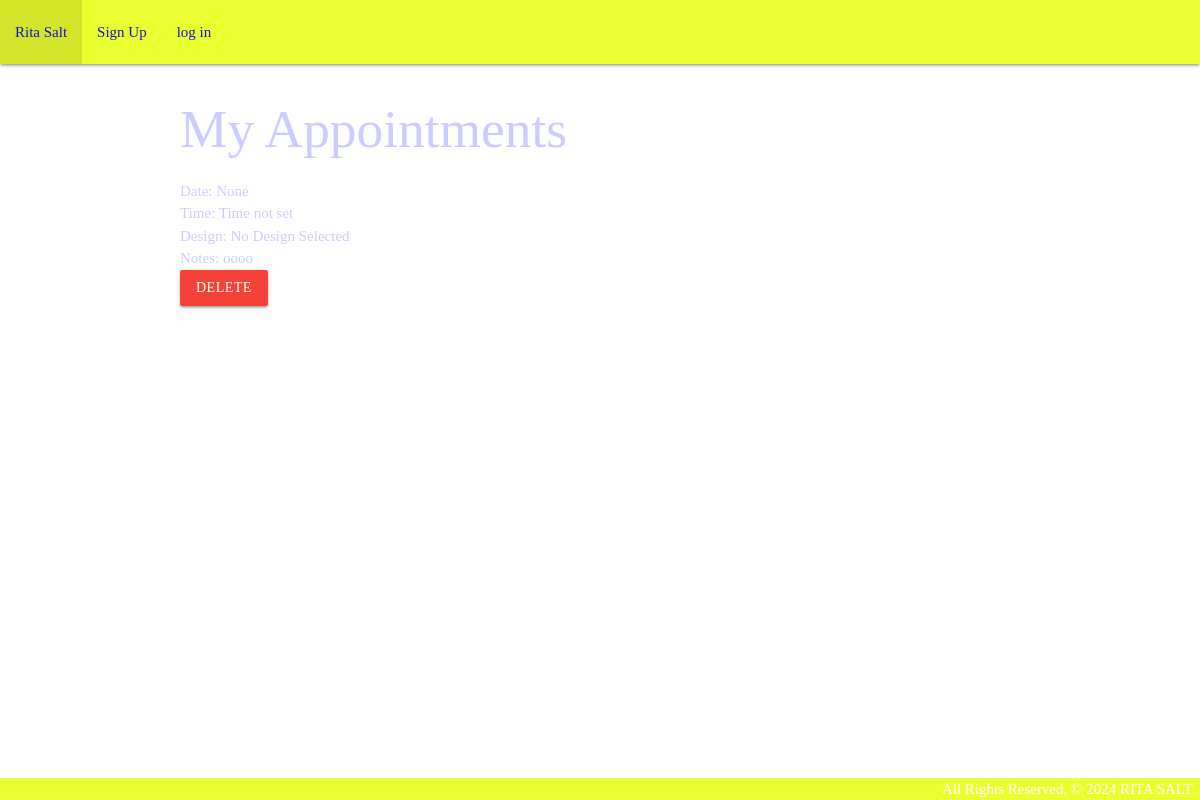
The app's page /appointments/, older data.
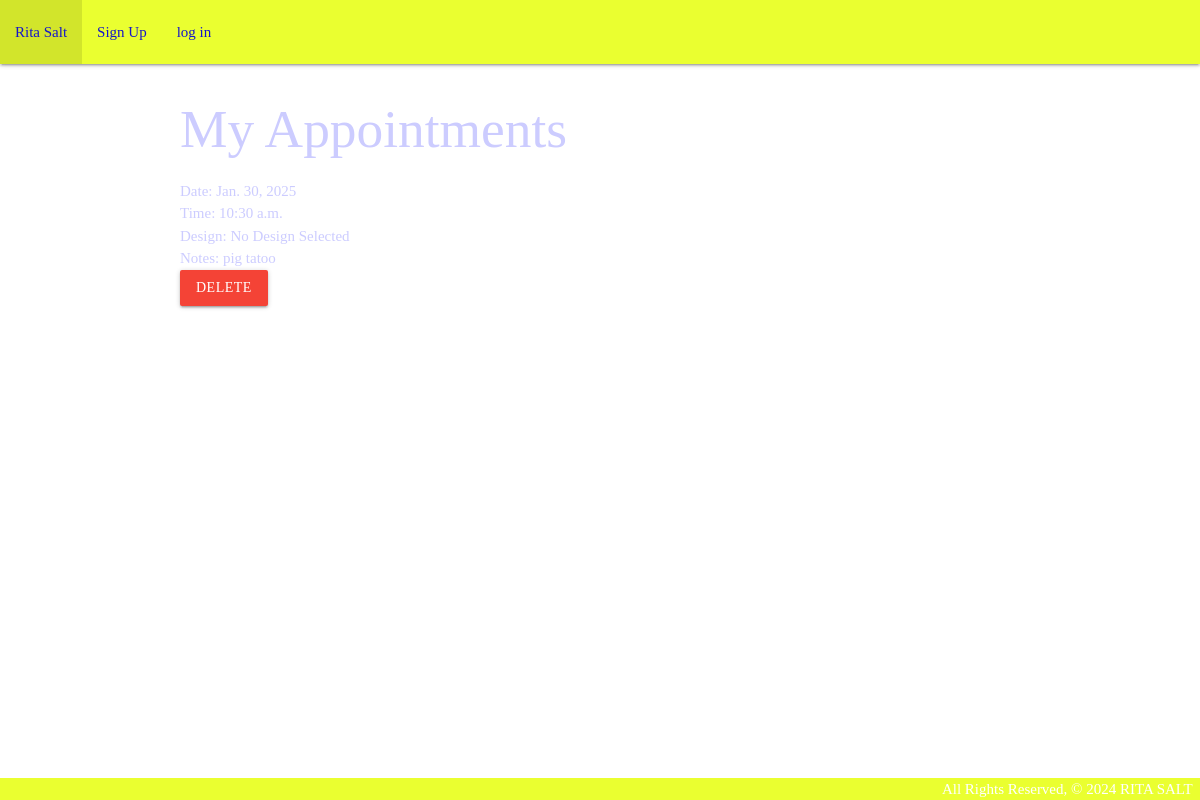
The same page, newer data.
### main_app/models.py (models this page shows, shortened)
class Appointment(models.Model):
    user = models.ForeignKey(User, on_delete=models.CASCADE)
    date = models.DateField(null=True, blank=True)  # Date field
    time = models.TimeField(null=True, blank=True)  # Time field, can be null
    flash = models.ForeignKey(Flash, on_delete=models.SET_NULL, null=True, blank=True)
    notes = models.TextField()

### main_app/views.py (the view)
# urls.py: path('appointments/', views.appointments_index, name='appointments_index'),
def appointments_index(request):
    appointments = Appointment.objects.all()
    return render(request, 'appointments/index.html', {'appointments': appointments})

### main_app/templates/appointments/index.html
{% extends 'base.html' %}
{% block content %}
  <h2>My Appointments</h2>
  <ul>
    {% for appointment in appointments %}
    <li>
      <strong>Date:</strong> {{ appointment.date }}<br>
      <strong>Time:</strong> {{ appointment.time|default:"Time not set" }}<br>
      <strong>Design:</strong> {% if appointment.flash %}{{ appointment.flash.name }}{% else %}No Design Selected{% endif %}<br>
      <strong>Notes:</strong> {{ appointment.notes }}<br>
      <a href="{% url 'appointment_delete' appointment.pk %}" class="btn red">Delete</a>
      </li>
    {% empty %}
      <li>No appointments found.</li>
    {% endfor %}
  </ul>
  {% endblock %}

### main_app/templates/base.html (shortened to what this page needs)
{% load static %}
<!DOCTYPE html>
<html lang="en">
<head>
  <link rel="stylesheet" href="https://cdnjs.cloudflare.com/ajax/libs/materialize/1.0.0/css/materialize.min.css">
  <link rel="stylesheet" type="text/css" href="{% static 'css/style.css' %}">
</head>
<body>
  <header class="navbar-fixed">
    <nav>
      <div class="nav-wrapper">
        <ul>
          <li><a href="{% url 'home' %}" >Rita Salt</a></li>
          {% if user.is_authenticated %}
            <li><a href="{% url 'flashes' %}">View Flash</a></li>
            <li><a href="{% url 'appointments_index' %}">My Appointments</a></li>
            <a href="{% url 'book_appointment' %}" class="waves-effect waves-light btn lime accent-3 book-appointment-btn">Book Appointment</a>
            <form action="{% url 'logout' %}" method="POST">
              {% csrf_token %}
              <button type="submit" class="btn">Log Out</button>
          </form>
          {% else %}
            <li><a href="{% url 'signup' %}">Sign Up</a></li>
            <li><a href="{% url 'login' %}">log in</a></li>
          {% endif %}
        </ul>
      </div>
    </nav>
  </header>
  <main class="container">
    {% block content %}
    {% endblock %}
  </main>
  <footer class="page-footer">
    <div class="right">All Rights Reserved, &copy; 2024 RITA SALT &nbsp;</div>
  </footer>
</body>
</html>

### main_app/static/css/style.css (style rules this page uses)
body { display: flex; min-height: 100vh; flex-direction: column; background: url("../images/stars.jpg") no-repeat center center fixed; background-size: cover; color: #CCCCFF; font-family: Comic Sans MS, Comic Sans, cursive; }
main { flex: 1 0 auto; }
.nav-wrapper { background-color: #eaff30; }
.nav-wrapper a, .nav-wrapper li { color: #1616c9 !important; }
footer.page-footer { padding-top: 0; text-align: right; background-color: #eaff30; }

Row changes from the older to the newer data that the page shows:
removed Appointment: date "None", time "Time not set", shows "No Design Selected", notes "oooo"
added Appointment: date "Jan. 30, 2025", time "10:30 a.m.", shows "No Design Selected", notes "pig tatoo"
